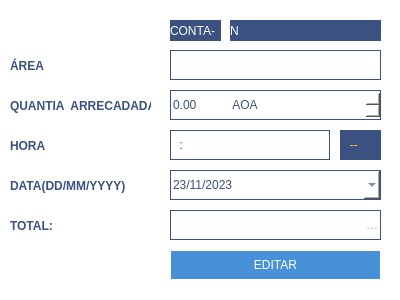
<?xml version="1.0" encoding="UTF-8"?>
<ui version="4.0">
 <class>editaccount</class>
 <widget class="QDialog" name="editaccount">
  <property name="geometry">
   <rect>
    <x>0</x>
    <y>0</y>
    <width>400</width>
    <height>300</height>
   </rect>
  </property>
  <property name="minimumSize">
   <size>
    <width>400</width>
    <height>300</height>
   </size>
  </property>
  <property name="maximumSize">
   <size>
    <width>400</width>
    <height>300</height>
   </size>
  </property>
  <property name="windowTitle">
   <string>Dialog</string>
  </property>
  <property name="styleSheet">
   <string notr="true">QDialog{
	background-color:white;
}</string>
  </property>
  <widget class="QDateEdit" name="dateEdit">
   <property name="enabled">
    <bool>true</bool>
   </property>
   <property name="geometry">
    <rect>
     <x>170</x>
     <y>170</y>
     <width>211</width>
     <height>30</height>
    </rect>
   </property>
   <property name="minimumSize">
    <size>
     <width>211</width>
     <height>30</height>
    </size>
   </property>
   <property name="maximumSize">
    <size>
     <width>150</width>
     <height>30</height>
    </size>
   </property>
   <property name="cursor">
    <cursorShape>PointingHandCursor</cursorShape>
   </property>
   <property name="styleSheet">
    <string notr="true">QDateEdit{
	background-color: white;
	border:1px solid rgb(59,81,127);
	color: rgb(59,81,127);
}</string>
   </property>
   <property name="locale">
    <locale language="Portuguese" country="Portugal"/>
   </property>
   <property name="readOnly">
    <bool>false</bool>
   </property>
   <property name="correctionMode">
    <enum>QAbstractSpinBox::CorrectToPreviousValue</enum>
   </property>
   <property name="showGroupSeparator" stdset="0">
    <bool>false</bool>
   </property>
   <property name="displayFormat">
    <string>dd/MM/yyyy</string>
   </property>
   <property name="calendarPopup">
    <bool>true</bool>
   </property>
   <property name="timeSpec">
    <enum>Qt::UTC</enum>
   </property>
   <property name="date">
    <date>
     <year>2023</year>
     <month>11</month>
     <day>23</day>
    </date>
   </property>
  </widget>
  <widget class="QDoubleSpinBox" name="boxmoney">
   <property name="geometry">
    <rect>
     <x>170</x>
     <y>90</y>
     <width>211</width>
     <height>30</height>
    </rect>
   </property>
   <property name="minimumSize">
    <size>
     <width>211</width>
     <height>30</height>
    </size>
   </property>
   <property name="maximumSize">
    <size>
     <width>211</width>
     <height>30</height>
    </size>
   </property>
   <property name="cursor">
    <cursorShape>PointingHandCursor</cursorShape>
   </property>
   <property name="styleSheet">
    <string notr="true">QDoubleSpinBox{
	background-color: white;
	border:1px solid rgb(59,81,127);
	color: rgb(59,81,127);
}</string>
   </property>
   <property name="suffix">
    <string>           AOA</string>
   </property>
   <property name="decimals">
    <number>2</number>
   </property>
   <property name="maximum">
    <double>100000000.000000000000000</double>
   </property>
   <property name="stepType">
    <enum>QAbstractSpinBox::DefaultStepType</enum>
   </property>
  </widget>
  <widget class="QLabel" name="label_12">
   <property name="geometry">
    <rect>
     <x>170</x>
     <y>20</y>
     <width>51</width>
     <height>21</height>
    </rect>
   </property>
   <property name="cursor">
    <cursorShape>ArrowCursor</cursorShape>
   </property>
   <property name="styleSheet">
    <string notr="true">QLabel{
	font: 9pt &quot;Segoe UI &quot;;
	background-color:rgb(59,81,127);
	color: white;
}
</string>
   </property>
   <property name="text">
    <string>CONTA-</string>
   </property>
  </widget>
  <widget class="QLabel" name="label_ID">
   <property name="geometry">
    <rect>
     <x>230</x>
     <y>20</y>
     <width>151</width>
     <height>21</height>
    </rect>
   </property>
   <property name="cursor">
    <cursorShape>ArrowCursor</cursorShape>
   </property>
   <property name="styleSheet">
    <string notr="true">QLabel{
	font: 9pt &quot;Segoe UI &quot;;
	background-color:rgb(59,81,127);
	color: white;
}
</string>
   </property>
   <property name="text">
    <string>N</string>
   </property>
  </widget>
  <widget class="QLineEdit" name="linetotal">
   <property name="geometry">
    <rect>
     <x>170</x>
     <y>210</y>
     <width>211</width>
     <height>30</height>
    </rect>
   </property>
   <property name="minimumSize">
    <size>
     <width>211</width>
     <height>30</height>
    </size>
   </property>
   <property name="maximumSize">
    <size>
     <width>211</width>
     <height>30</height>
    </size>
   </property>
   <property name="styleSheet">
    <string notr="true">QLineEdit{
	background-color: white;
	border:1px solid rgb(59,81,127);
	color: rgb(59,81,127);
}</string>
   </property>
   <property name="maxLength">
    <number>9</number>
   </property>
   <property name="placeholderText">
    <string>                                                          AOA</string>
   </property>
  </widget>
  <widget class="QLabel" name="label_8">
   <property name="geometry">
    <rect>
     <x>10</x>
     <y>50</y>
     <width>131</width>
     <height>31</height>
    </rect>
   </property>
   <property name="font">
    <font>
     <family>Segoe UI</family>
     <pointsize>9</pointsize>
     <italic>false</italic>
     <bold>true</bold>
    </font>
   </property>
   <property name="cursor">
    <cursorShape>ArrowCursor</cursorShape>
   </property>
   <property name="styleSheet">
    <string notr="true">QLabel{
	font: 700 9pt &quot;Segoe UI&quot;;
	color: rgb(59,81,127);
}
</string>
   </property>
   <property name="text">
    <string>ÁREA</string>
   </property>
  </widget>
  <widget class="QLabel" name="label_9">
   <property name="geometry">
    <rect>
     <x>10</x>
     <y>90</y>
     <width>141</width>
     <height>31</height>
    </rect>
   </property>
   <property name="font">
    <font>
     <family>Segoe UI </family>
     <pointsize>9</pointsize>
     <italic>false</italic>
     <bold>true</bold>
    </font>
   </property>
   <property name="cursor">
    <cursorShape>ArrowCursor</cursorShape>
   </property>
   <property name="styleSheet">
    <string notr="true">QLabel{
	font: 700 9pt &quot;Segoe UI &quot;;
	color: rgb(59,81,127);
}
</string>
   </property>
   <property name="text">
    <string>QUANTIA  ARRECADADA</string>
   </property>
  </widget>
  <widget class="QLabel" name="label_10">
   <property name="geometry">
    <rect>
     <x>10</x>
     <y>170</y>
     <width>131</width>
     <height>31</height>
    </rect>
   </property>
   <property name="font">
    <font>
     <family>Segoe UI </family>
     <pointsize>9</pointsize>
     <italic>false</italic>
     <bold>true</bold>
    </font>
   </property>
   <property name="cursor">
    <cursorShape>ArrowCursor</cursorShape>
   </property>
   <property name="styleSheet">
    <string notr="true">QLabel{
	font: 700 9pt &quot;Segoe UI &quot;;
	color: rgb(59,81,127);
}
</string>
   </property>
   <property name="text">
    <string>DATA(DD/MM/YYYY)</string>
   </property>
  </widget>
  <widget class="QLabel" name="label_11">
   <property name="geometry">
    <rect>
     <x>10</x>
     <y>210</y>
     <width>131</width>
     <height>31</height>
    </rect>
   </property>
   <property name="font">
    <font>
     <family>Segoe UI </family>
     <pointsize>9</pointsize>
     <italic>false</italic>
     <bold>true</bold>
    </font>
   </property>
   <property name="cursor">
    <cursorShape>ArrowCursor</cursorShape>
   </property>
   <property name="styleSheet">
    <string notr="true">QLabel{
	font: 700 9pt &quot;Segoe UI &quot;;
	color: rgb(59,81,127);
}
</string>
   </property>
   <property name="text">
    <string>TOTAL:</string>
   </property>
  </widget>
  <widget class="QLabel" name="label_14">
   <property name="geometry">
    <rect>
     <x>10</x>
     <y>130</y>
     <width>41</width>
     <height>31</height>
    </rect>
   </property>
   <property name="font">
    <font>
     <family>Segoe UI </family>
     <pointsize>9</pointsize>
     <italic>false</italic>
     <bold>true</bold>
    </font>
   </property>
   <property name="cursor">
    <cursorShape>ArrowCursor</cursorShape>
   </property>
   <property name="styleSheet">
    <string notr="true">QLabel{
	font: 700 9pt &quot;Segoe UI &quot;;
	color: rgb(59,81,127);
}
</string>
   </property>
   <property name="text">
    <string>HORA</string>
   </property>
  </widget>
  <widget class="QPushButton" name="pushButton">
   <property name="geometry">
    <rect>
     <x>170</x>
     <y>250</y>
     <width>211</width>
     <height>30</height>
    </rect>
   </property>
   <property name="minimumSize">
    <size>
     <width>211</width>
     <height>30</height>
    </size>
   </property>
   <property name="maximumSize">
    <size>
     <width>211</width>
     <height>30</height>
    </size>
   </property>
   <property name="cursor">
    <cursorShape>PointingHandCursor</cursorShape>
   </property>
   <property name="styleSheet">
    <string notr="true">QPushButton{
	background-image: url(:/area/area/edit.png);
	background-color: rgb(72, 145, 217);
	border:1px solid white;
	background-repeat:none;
	font: 10pt &quot;Segoe UI&quot;;
	color:white;
}
QPushButton:hover{
	border:2px solid #0090d8;
}</string>
   </property>
   <property name="text">
    <string>EDITAR</string>
   </property>
  </widget>
  <widget class="QLineEdit" name="linearea">
   <property name="enabled">
    <bool>false</bool>
   </property>
   <property name="geometry">
    <rect>
     <x>170</x>
     <y>50</y>
     <width>211</width>
     <height>30</height>
    </rect>
   </property>
   <property name="minimumSize">
    <size>
     <width>211</width>
     <height>30</height>
    </size>
   </property>
   <property name="maximumSize">
    <size>
     <width>211</width>
     <height>30</height>
    </size>
   </property>
   <property name="styleSheet">
    <string notr="true">QLineEdit{
	background-color: white;
	border:1px solid rgb(59,81,127);
	color: rgb(59,81,127);
}</string>
   </property>
   <property name="maxLength">
    <number>9</number>
   </property>
   <property name="placeholderText">
    <string>                                                          </string>
   </property>
  </widget>
  <widget class="QLineEdit" name="linehour">
   <property name="enabled">
    <bool>true</bool>
   </property>
   <property name="geometry">
    <rect>
     <x>170</x>
     <y>130</y>
     <width>160</width>
     <height>30</height>
    </rect>
   </property>
   <property name="minimumSize">
    <size>
     <width>160</width>
     <height>30</height>
    </size>
   </property>
   <property name="maximumSize">
    <size>
     <width>160</width>
     <height>30</height>
    </size>
   </property>
   <property name="styleSheet">
    <string notr="true">QLineEdit{
	background-color: white;
	border:1px solid rgb(59,81,127);
	color: rgb(59,81,127);
}</string>
   </property>
   <property name="inputMask">
    <string>00:00</string>
   </property>
   <property name="maxLength">
    <number>5</number>
   </property>
   <property name="placeholderText">
    <string/>
   </property>
  </widget>
  <widget class="QLabel" name="labelperiodo">
   <property name="geometry">
    <rect>
     <x>340</x>
     <y>130</y>
     <width>41</width>
     <height>30</height>
    </rect>
   </property>
   <property name="maximumSize">
    <size>
     <width>61</width>
     <height>30</height>
    </size>
   </property>
   <property name="sizeIncrement">
    <size>
     <width>61</width>
     <height>30</height>
    </size>
   </property>
   <property name="cursor">
    <cursorShape>ArrowCursor</cursorShape>
   </property>
   <property name="styleSheet">
    <string notr="true">QLabel{
	background-color:rgb(59,81,127);
	font:  11pt &quot;Segoe UI&quot;;
	color: rgb(255, 212, 38);
}
</string>
   </property>
   <property name="text">
    <string>   --</string>
   </property>
  </widget>
 </widget>
 <resources/>
 <connections/>
</ui>
